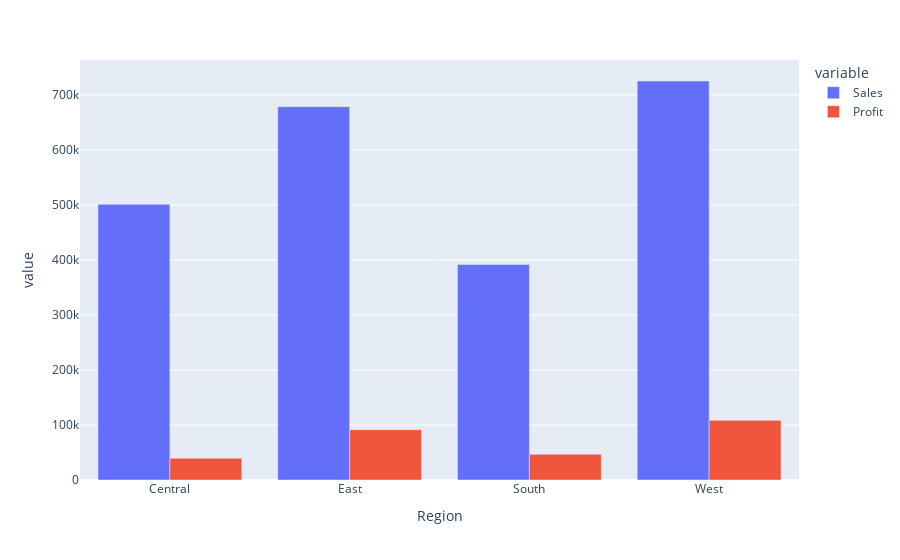

Notebook code for this chart:
### Code cell
pd.options.plotting.backend='plotly'
fig1 = reg.plot(kind='bar')
fig1.update_layout(barmode='group')
fig1.show()

### Figure 1 — Plotly figure (JSON) as saved in the notebook; plotly's stock layout.template omitted (floating-point values rounded to 4 significant figures)
{"data": [{"alignmentgroup": "True", "hovertemplate": "variable=Sales<br>Region=%{x}<br>value=%{y}<extra></extra>", "legendgroup": "Sales", "marker": {"color": "#636efa", "pattern": {"shape": ""}}, "name": "Sales", "offsetgroup": "Sales", "orientation": "v", "showlegend": true, "textposition": "auto", "type": "bar", "x": ["Central", "East", "South", "West"], "xaxis": "x", "y": [501200.0, 678800.0, 391700.0, 725500.0], "yaxis": "y"}, {"alignmentgroup": "True", "hovertemplate": "variable=Profit<br>Region=%{x}<br>value=%{y}<extra></extra>", "legendgroup": "Profit", "marker": {"color": "#EF553B", "pattern": {"shape": ""}}, "name": "Profit", "offsetgroup": "Profit", "orientation": "v", "showlegend": true, "textposition": "auto", "type": "bar", "x": ["Central", "East", "South", "West"], "xaxis": "x", "y": [39710.0, 91520.0, 46750.0, 108400.0], "yaxis": "y"}], "layout": {"barmode": "group", "legend": {"title": {"text": "variable"}, "tracegroupgap": 0}, "margin": {"t": 60}, "xaxis": {"anchor": "y", "domain": [0, 1], "title": {"text": "Region"}}, "yaxis": {"anchor": "x", "domain": [0, 1], "title": {"text": "value"}}}}
